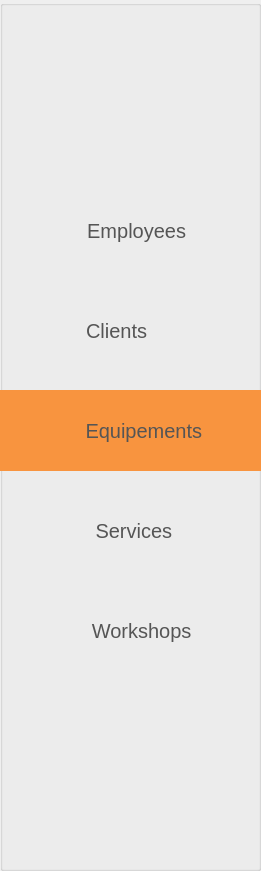
     <widget class="QGroupBox" name="groupBox_6">
      <property name="geometry">
       <rect>
        <x>-20</x>
        <y>-10</y>
        <width>261</width>
        <height>871</height>
       </rect>
      </property>
      <property name="styleSheet">
       <string notr="true">#groupBox_6{
background:white;}</string>
      </property>
      <property name="title">
       <string/>
      </property>
      <widget class="QLabel" name="label_65">
       <property name="geometry">
        <rect>
         <x>50</x>
         <y>50</y>
         <width>181</width>
         <height>81</height>
        </rect>
       </property>
       <property name="text">
        <string/>
       </property>
       <property name="pixmap">
        <pixmap resource="image.qrc">:/image/ressource/fix-it.png</pixmap>
       </property>
       <property name="scaledContents">
        <bool>true</bool>
       </property>
      </widget>
      <widget class="QPushButton" name="pushButton_67">
       <property name="geometry">
        <rect>
         <x>-20</x>
         <y>190</y>
         <width>291</width>
         <height>81</height>
        </rect>
       </property>
       <property name="styleSheet">
        <string notr="true">#pushButton_67{
  text-decoration: none;
  border:none;
  font-size: 20px;
  color: #555;

}
#pushButton_67:hover{

 background-color: #e9ecef;
}</string>
       </property>
       <property name="text">
        <string>    Employees</string>
       </property>
       <property name="icon">
        <iconset resource="image.qrc">
         <normaloff>:/image/ressource/gestion des employes.png</normaloff>:/image/ressource/gestion des employes.png</iconset>
       </property>
       <property name="iconSize">
        <size>
         <width>50</width>
         <height>50</height>
        </size>
       </property>
      </widget>
      <widget class="QPushButton" name="pushButton_68">
       <property name="geometry">
        <rect>
         <x>-60</x>
         <y>290</y>
         <width>331</width>
         <height>81</height>
        </rect>
       </property>
       <property name="styleSheet">
        <string notr="true">#pushButton_68{
  text-decoration: none;
  border:none;
  font-size: 20px;
  color: #555;
}
#pushButton_68:hover{
 background-color: #e9ecef;
}</string>
       </property>
       <property name="text">
        <string>    Clients</string>
       </property>
       <property name="icon">
        <iconset resource="image.qrc">
         <normaloff>:/image/ressource/gestion des clients.png</normaloff>:/image/ressource/gestion des clients.png</iconset>
       </property>
       <property name="iconSize">
        <size>
         <width>50</width>
         <height>50</height>
        </size>
       </property>
      </widget>
      <widget class="QPushButton" name="pushButton_69">
       <property name="geometry">
        <rect>
         <x>-10</x>
         <y>390</y>
         <width>291</width>
         <height>81</height>
        </rect>
       </property>
       <property name="styleSheet">
        <string notr="true">#pushButton_69
{
  text-decoration: none;
  border:none;
  font-size: 20px;
  color: #555;
background-color:#F8943F; 
}
#pushButton_69:hover{
background-color: #dd914f;
}</string>
       </property>
       <property name="text">
        <string>   Equipements</string>
       </property>
       <property name="icon">
        <iconset resource="image.qrc">
         <normaloff>:/image/ressource/gestion des equipements.png</normaloff>:/image/ressource/gestion des equipements.png</iconset>
       </property>
       <property name="iconSize">
        <size>
         <width>50</width>
         <height>50</height>
        </size>
       </property>
      </widget>
      <widget class="QPushButton" name="pushButton_70">
       <property name="geometry">
        <rect>
         <x>-20</x>
         <y>490</y>
         <width>291</width>
         <height>81</height>
        </rect>
       </property>
       <property name="styleSheet">
        <string notr="true">#pushButton_70
{
  text-decoration: none;
  border:none;
  font-size: 20px;
  color: #555;
}
#pushButton_70:hover{
 background-color: #e9ecef;
}</string>
       </property>
       <property name="text">
        <string>    Services </string>
       </property>
       <property name="icon">
        <iconset resource="image.qrc">
         <normaloff>:/image/ressource/gestion des services.png</normaloff>:/image/ressource/gestion des services.png</iconset>
       </property>
       <property name="iconSize">
        <size>
         <width>50</width>
         <height>50</height>
        </size>
       </property>
      </widget>
      <widget class="QPushButton" name="pushButton_71">
       <property name="geometry">
        <rect>
         <x>-20</x>
         <y>590</y>
         <width>301</width>
         <height>81</height>
        </rect>
       </property>
       <property name="styleSheet">
        <string notr="true">#pushButton_71
{
  text-decoration: none;
  border:none;
  font-size: 20px;
  color: #555;
}
#pushButton_71:hover{
 background-color: #e9ecef;
}</string>
       </property>
       <property name="text">
        <string>    Workshops</string>
       </property>
       <property name="icon">
        <iconset resource="image.qrc">
         <normaloff>:/image/ressource/gestion des ateliers.png</normaloff>:/image/ressource/gestion des ateliers.png</iconset>
       </property>
       <property name="iconSize">
        <size>
         <width>50</width>
         <height>50</height>
        </size>
       </property>
      </widget>
     </widget>
